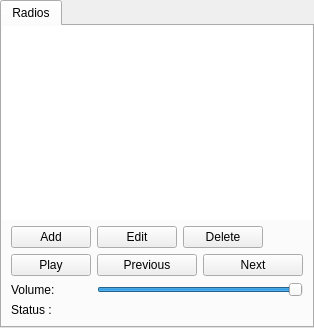
     <widget class="QWidget" name="page_radio">
      <layout class="QVBoxLayout" name="verticalLayout_23">
       <property name="leftMargin">
        <number>0</number>
       </property>
       <property name="topMargin">
        <number>0</number>
       </property>
       <property name="rightMargin">
        <number>0</number>
       </property>
       <property name="bottomMargin">
        <number>0</number>
       </property>
       <item>
        <widget class="QTabWidget" name="tabWidget">
         <property name="currentIndex">
          <number>0</number>
         </property>
         <widget class="QWidget" name="tab_15">
          <attribute name="title">
           <string>Radios</string>
          </attribute>
          <layout class="QVBoxLayout" name="verticalLayout_24">
           <property name="leftMargin">
            <number>0</number>
           </property>
           <property name="topMargin">
            <number>0</number>
           </property>
           <property name="rightMargin">
            <number>0</number>
           </property>
           <property name="bottomMargin">
            <number>0</number>
           </property>
           <item>
            <widget class="TableViewHover" name="tableView_radio">
             <property name="frameShape">
              <enum>QFrame::NoFrame</enum>
             </property>
             <property name="editTriggers">
              <set>QAbstractItemView::NoEditTriggers</set>
             </property>
             <property name="showDropIndicator" stdset="0">
              <bool>false</bool>
             </property>
             <property name="dragDropOverwriteMode">
              <bool>true</bool>
             </property>
             <property name="alternatingRowColors">
              <bool>true</bool>
             </property>
             <property name="selectionMode">
              <enum>QAbstractItemView::SingleSelection</enum>
             </property>
             <property name="selectionBehavior">
              <enum>QAbstractItemView::SelectRows</enum>
             </property>
             <property name="sortingEnabled">
              <bool>false</bool>
             </property>
             <property name="cornerButtonEnabled">
              <bool>false</bool>
             </property>
             <attribute name="verticalHeaderVisible">
              <bool>false</bool>
             </attribute>
             <attribute name="verticalHeaderHighlightSections">
              <bool>false</bool>
             </attribute>
            </widget>
           </item>
           <item>
            <layout class="QHBoxLayout" name="horizontalLayout_radioEdit">
             <property name="leftMargin">
              <number>9</number>
             </property>
             <property name="rightMargin">
              <number>9</number>
             </property>
             <item>
              <widget class="QPushButton" name="pushButton_addRadio">
               <property name="text">
                <string>Add</string>
               </property>
              </widget>
             </item>
             <item>
              <widget class="QPushButton" name="pushButton_editRadio">
               <property name="text">
                <string>Edit</string>
               </property>
              </widget>
             </item>
             <item>
              <widget class="QPushButton" name="pushButton_deleteRadio">
               <property name="text">
                <string>Delete</string>
               </property>
              </widget>
             </item>
             <item>
              <spacer name="horizontalSpacer_radioEdit">
               <property name="orientation">
                <enum>Qt::Horizontal</enum>
               </property>
               <property name="sizeHint" stdset="0">
                <size>
                 <width>40</width>
                 <height>20</height>
                </size>
               </property>
              </spacer>
             </item>
            </layout>
           </item>
           <item>
            <layout class="QGridLayout" name="gridLayout_3">
             <property name="leftMargin">
              <number>9</number>
             </property>
             <property name="rightMargin">
              <number>9</number>
             </property>
             <property name="bottomMargin">
              <number>9</number>
             </property>
             <item row="2" column="0">
              <widget class="QLabel" name="label">
               <property name="text">
                <string>Volume:</string>
               </property>
              </widget>
             </item>
             <item row="1" column="0">
              <widget class="QPushButton" name="pushButton_playPause">
               <property name="sizePolicy">
                <sizepolicy hsizetype="Fixed" vsizetype="Fixed">
                 <horstretch>0</horstretch>
                 <verstretch>0</verstretch>
                </sizepolicy>
               </property>
               <property name="minimumSize">
                <size>
                 <width>50</width>
                 <height>0</height>
                </size>
               </property>
               <property name="text">
                <string>Play</string>
               </property>
               <property name="icon">
                <iconset resource="../MyResources.qrc">
                 <normaloff>:/image/icon/skip</normaloff>:/image/icon/skip</iconset>
               </property>
              </widget>
             </item>
             <item row="3" column="0" colspan="3">
              <widget class="FaderLabel" name="label_statusRadio">
               <property name="text">
                <string>Status :</string>
               </property>
              </widget>
             </item>
             <item row="2" column="1" colspan="2">
              <widget class="QSlider" name="slider_volumeRadio">
               <property name="maximum">
                <number>100</number>
               </property>
               <property name="value">
                <number>100</number>
               </property>
               <property name="orientation">
                <enum>Qt::Horizontal</enum>
               </property>
              </widget>
             </item>
             <item row="1" column="1">
              <widget class="QPushButton" name="pushButton_prevRadio">
               <property name="enabled">
                <bool>true</bool>
               </property>
               <property name="text">
                <string>Previous</string>
               </property>
               <property name="icon">
                <iconset resource="../MyResources.qrc">
                 <normaloff>:/image/icon/back</normaloff>:/image/icon/back</iconset>
               </property>
              </widget>
             </item>
             <item row="1" column="2">
              <widget class="QPushButton" name="pushButton_nextRadio">
               <property name="text">
                <string>Next</string>
               </property>
               <property name="icon">
                <iconset resource="../MyResources.qrc">
                 <normaloff>:/image/icon/next</normaloff>:/image/icon/next</iconset>
               </property>
              </widget>
             </item>
            </layout>
           </item>
          </layout>
         </widget>
        </widget>
       </item>
      </layout>
     </widget>
